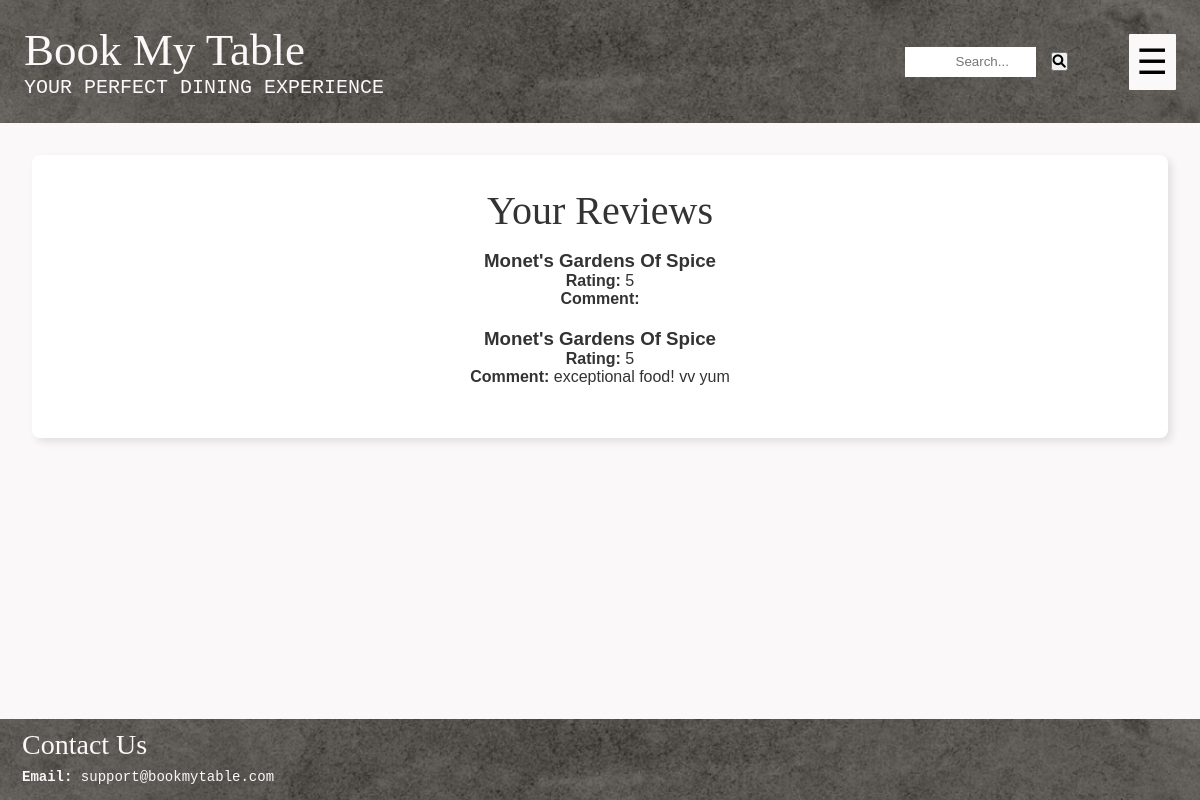
Page /my-review/ (signed in) on the committed database.
### interactions/models.py (models this page shows, shortened)
class Review(models.Model):
    review_id = models.AutoField(primary_key=True)
    restaurant = models.ForeignKey(Restaurant, on_delete=models.CASCADE, related_name='reviews')
    user = models.ForeignKey(settings.AUTH_USER_MODEL, on_delete=models.CASCADE, related_name='reviews')
    rating = models.PositiveSmallIntegerField()
    comment = models.TextField(max_length=1000, blank=True)
    class Meta:
        unique_together = ('user', 'restaurant')       # A user can leave only one review per restaurant
        ordering = ['-review_id']

### restaurant/models.py (models this page shows, shortened)
class Restaurant(models.Model):
    R_ID = models.AutoField(primary_key=True)
    R_Name = models.CharField(max_length=100)
    owner = models.OneToOneField('users.Owner', on_delete=models.CASCADE, related_name='restaurant')
    R_EmailAddress = models.EmailField(unique=True)
    R_ContactNumber = models.CharField(unique = True, max_length=15)
    R_Address = models.TextField() # this will allow for multiple addresses too
    R_Description = models.TextField(blank=True, null=True) #can be left blank, will store NULL if no value exists
    R_CuisineTypes = models.CharField(max_length=100)
    R_ReservationCost = models.DecimalField(max_digits=10, decimal_places=2)
    R_OpenHours = models.CharField(max_length=100) # e.g "Mon-Fri: 9:00AM - 8PM"
    Rating = models.DecimalField(decimal_places=2, default=0.0, max_digits=100)
    NetRevenue = models.DecimalField(max_digits=15, decimal_places=2, default=0.0)

### users/views.py (the view)
# urls.py: path('my-review/', views.my_review, name='my_review'),
def my_review(request):
    user = request.user  # Get the currently logged-in user
    if user.is_customer:
        reviews = Review.objects.filter(user=user)
    elif user.is_owner:
        reviews = Review.objects.filter(restaurant__owner=user)
    return render(request, 'users/my_review.html', {'reviews': reviews})

### users/templates/users/my_review.html (shortened to what this page needs)
{% extends "layout.html" %}
{% block content %}
<div class="container">
    <h2 class="card-heading text-center">Your Reviews</h2>
    {% if reviews %}
        <ul class="list-group">
            {% for review in reviews %}
                <li class="list-group-item d-flex flex-column align-items-start">
                    <h3>{{ review.restaurant.R_Name }}</h3>
                    <p><strong>Rating:</strong> {{ review.rating }}</p>
                    <p><strong>Comment:</strong> {{ review.comment }}</p>
                </li>
            {% endfor %}
        </ul>
    {% else %}
        <p class="alert alert-info">You have not written any reviews yet.</p>
    {% endif %}
</div>
{% endblock %}

### static/style.css (style rules this page uses)
* { margin: 0; padding: 0; box-sizing: border-box; }
html, body { height: 100%; margin: 0; }
body { font-family: Arial, sans-serif; background-color: #faf8f8; color: #333; display: flex; flex-direction: column; }
.container { max-width: 1200px; margin: 0 auto; padding: 2rem; background-color: #fff; border-radius: 8px; box-shadow: 4px 4px 8px rgba(0, 0, 0, 0.1); }
.flex-column { display: flex; flex-direction: column; align-items: center; }
.text-center { text-align: center; }
.card-heading { font-family: "Brush Script MT", cursive; font-size: 2.5rem; font-weight:lighter; margin-bottom: 1rem; }

### rows in the picture
Review: restaurant.R_Name "Monet's Gardens Of Spice", rating "5"
Review: restaurant.R_Name "Monet's Gardens Of Spice", rating "5", comment "exceptional food! vv yum"
